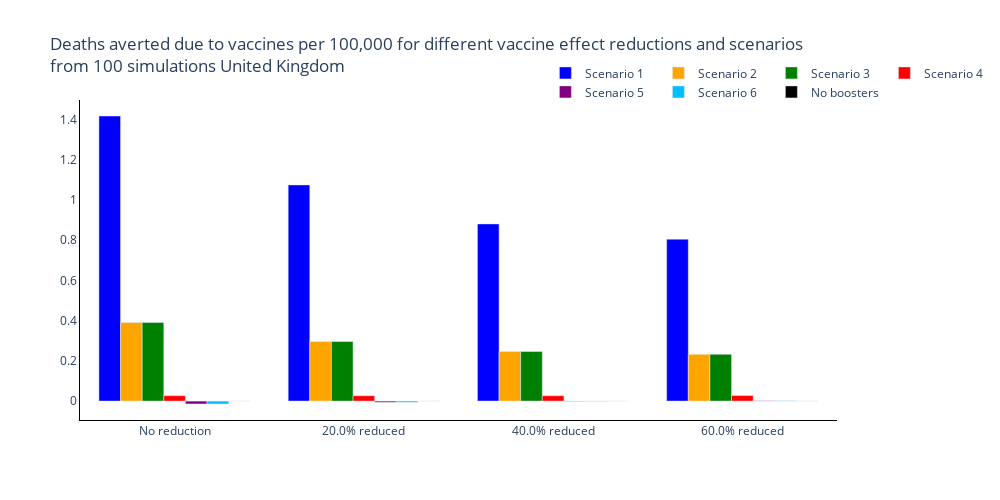
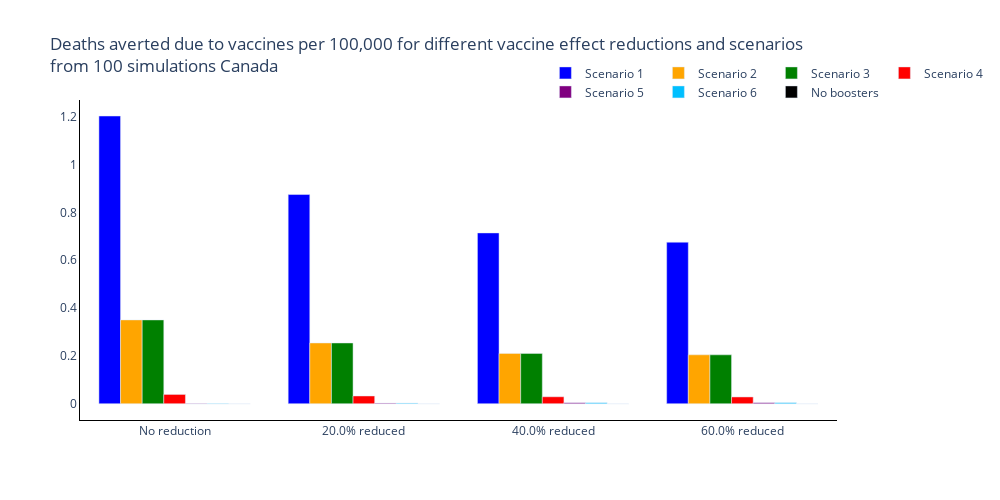
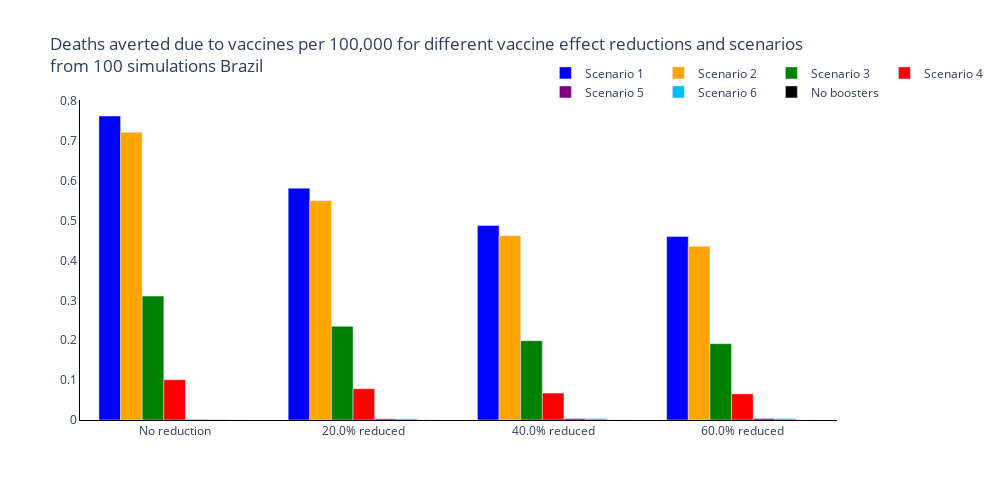
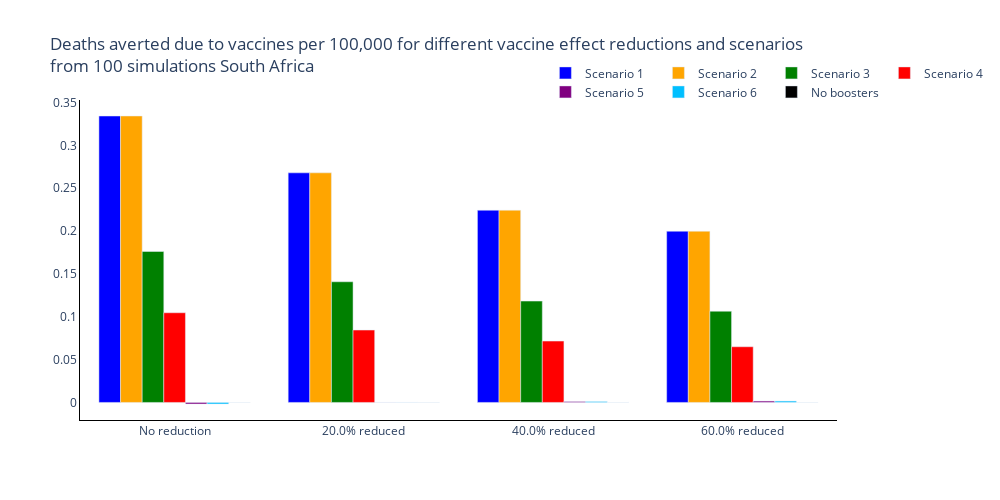

The notebook cell saved with these charts, in order:
### Markdown cell above
### Total New Infections

### Code cell
new_colours = ['blue', 'orange', 'green', 'red', 'purple', 'deepskyblue', 'black']

trace_name = ['Scenario {}'.format(s+1) for s, scenario in enumerate(scenario_names[:-1])] + [scenario_names[-1]]

for r, reg in enumerate(regions):
    fig = go.Figure()
    # Plot for each region
    for s, scenario in enumerate(scenario_names):
        fig.add_trace(
            go.Bar(
                y=[np.sum(total_new_infections_mean[r][cv, ss, s, :]) for cv, change_vacc in enumerate(changes_vaccine) for ss, sero_scen in enumerate(seroprevalance_scenarios)],
                x=['{}<br>{}% reduced'.format(sero_scen, 100 * change_vacc) if change_vacc==0 else 'No reduction<br>{}% reduced'.format(100 * change_vacc) for cv, change_vacc in enumerate(changes_vaccine) for ss, sero_scen in enumerate(seroprevalance_scenarios)],
                name=trace_name[s],
                marker_color=new_colours[s]
            )
        )

    # Add axis labels
    fig.update_layout(
        boxmode='group',
        title='Mean new symptomatic infections per 100,000 for different vaccine effect reductions and scenarios<br>from {} simulations {}'.format(len(regimes), reg),
        width=1000,
        height=500,
        plot_bgcolor='white',
        xaxis=dict(linecolor='black'),
        yaxis=dict(linecolor='black'),
        hovermode='x unified',
        legend=dict(
                orientation="h",
                yanchor="bottom",
                y=0.98,
                xanchor="right",
                x=1.2
            )
        )

    fig.write_image('images/report4_variant_adapted_vaccine/New symptomatic infections per Scenario and Country {}% boosted.pdf'.format(100 * boost_pop_percent))
    fig.show()

### Figure 1 — Plotly figure (JSON) as saved in the notebook; plotly's stock layout.template omitted (floating-point values rounded to 4 significant figures)
{"data": [{"marker": {"color": "blue"}, "name": "Scenario 1", "type": "bar", "x": ["No reduction", "20.0% reduced", "40.0% reduced", "60.0% reduced"], "y": [1.418, 1.075, 0.8811, 0.8052]}, {"marker": {"color": "orange"}, "name": "Scenario 2", "type": "bar", "x": ["No reduction", "20.0% reduced", "40.0% reduced", "60.0% reduced"], "y": [0.3909, 0.2962, 0.2469, 0.2325]}, {"marker": {"color": "green"}, "name": "Scenario 3", "type": "bar", "x": ["No reduction", "20.0% reduced", "40.0% reduced", "60.0% reduced"], "y": [0.3909, 0.2962, 0.2469, 0.2325]}, {"marker": {"color": "red"}, "name": "Scenario 4", "type": "bar", "x": ["No reduction", "20.0% reduced", "40.0% reduced", "60.0% reduced"], "y": [0.02685, 0.02661, 0.02668, 0.02758]}, {"marker": {"color": "purple"}, "name": "Scenario 5", "type": "bar", "x": ["No reduction", "20.0% reduced", "40.0% reduced", "60.0% reduced"], "y": [-0.01445, -0.006118, -0.001273, 0.001468]}, {"marker": {"color": "deepskyblue"}, "name": "Scenario 6", "type": "bar", "x": ["No reduction", "20.0% reduced", "40.0% reduced", "60.0% reduced"], "y": [-0.01445, -0.006118, -0.001273, 0.001468]}, {"marker": {"color": "black"}, "name": "No boosters", "type": "bar", "x": ["No reduction", "20.0% reduced", "40.0% reduced", "60.0% reduced"], "y": [0, 0, 0, 0]}], "layout": {"boxmode": "group", "height": 500, "hovermode": "x unified", "legend": {"orientation": "h", "x": 1.2, "xanchor": "right", "y": 0.98, "yanchor": "bottom"}, "plot_bgcolor": "white", "title": {"text": "Deaths averted due to vaccines per 100,000 for different vaccine effect reductions and scenarios<br>from 100 simulations United Kingdom"}, "width": 1000, "xaxis": {"linecolor": "black"}, "yaxis": {"linecolor": "black"}}}

### Figure 2 — Plotly figure (JSON) as saved in the notebook; plotly's stock layout.template omitted (floating-point values rounded to 4 significant figures)
{"data": [{"marker": {"color": "blue"}, "name": "Scenario 1", "type": "bar", "x": ["No reduction", "20.0% reduced", "40.0% reduced", "60.0% reduced"], "y": [1.203, 0.8746, 0.714, 0.6752]}, {"marker": {"color": "orange"}, "name": "Scenario 2", "type": "bar", "x": ["No reduction", "20.0% reduced", "40.0% reduced", "60.0% reduced"], "y": [0.3504, 0.254, 0.2105, 0.2045]}, {"marker": {"color": "green"}, "name": "Scenario 3", "type": "bar", "x": ["No reduction", "20.0% reduced", "40.0% reduced", "60.0% reduced"], "y": [0.3504, 0.254, 0.2105, 0.2045]}, {"marker": {"color": "red"}, "name": "Scenario 4", "type": "bar", "x": ["No reduction", "20.0% reduced", "40.0% reduced", "60.0% reduced"], "y": [0.03883, 0.03242, 0.02905, 0.02834]}, {"marker": {"color": "purple"}, "name": "Scenario 5", "type": "bar", "x": ["No reduction", "20.0% reduced", "40.0% reduced", "60.0% reduced"], "y": [-0.001131, 0.002612, 0.004109, 0.0043]}, {"marker": {"color": "deepskyblue"}, "name": "Scenario 6", "type": "bar", "x": ["No reduction", "20.0% reduced", "40.0% reduced", "60.0% reduced"], "y": [-0.001131, 0.002612, 0.004109, 0.0043]}, {"marker": {"color": "black"}, "name": "No boosters", "type": "bar", "x": ["No reduction", "20.0% reduced", "40.0% reduced", "60.0% reduced"], "y": [0, 0, 0, 0]}], "layout": {"boxmode": "group", "height": 500, "hovermode": "x unified", "legend": {"orientation": "h", "x": 1.2, "xanchor": "right", "y": 0.98, "yanchor": "bottom"}, "plot_bgcolor": "white", "title": {"text": "Deaths averted due to vaccines per 100,000 for different vaccine effect reductions and scenarios<br>from 100 simulations Canada"}, "width": 1000, "xaxis": {"linecolor": "black"}, "yaxis": {"linecolor": "black"}}}

### Figure 3 — Plotly figure (JSON) as saved in the notebook; plotly's stock layout.template omitted (floating-point values rounded to 4 significant figures)
{"data": [{"marker": {"color": "blue"}, "name": "Scenario 1", "type": "bar", "x": ["No reduction", "20.0% reduced", "40.0% reduced", "60.0% reduced"], "y": [0.7624, 0.5813, 0.488, 0.4599]}, {"marker": {"color": "orange"}, "name": "Scenario 2", "type": "bar", "x": ["No reduction", "20.0% reduced", "40.0% reduced", "60.0% reduced"], "y": [0.7216, 0.55, 0.4619, 0.4357]}, {"marker": {"color": "green"}, "name": "Scenario 3", "type": "bar", "x": ["No reduction", "20.0% reduced", "40.0% reduced", "60.0% reduced"], "y": [0.3107, 0.2349, 0.1989, 0.1915]}, {"marker": {"color": "red"}, "name": "Scenario 4", "type": "bar", "x": ["No reduction", "20.0% reduced", "40.0% reduced", "60.0% reduced"], "y": [0.101, 0.07843, 0.06758, 0.0654]}, {"marker": {"color": "purple"}, "name": "Scenario 5", "type": "bar", "x": ["No reduction", "20.0% reduced", "40.0% reduced", "60.0% reduced"], "y": [0.001018, 0.002889, 0.003625, 0.003752]}, {"marker": {"color": "deepskyblue"}, "name": "Scenario 6", "type": "bar", "x": ["No reduction", "20.0% reduced", "40.0% reduced", "60.0% reduced"], "y": [0.001018, 0.002889, 0.003625, 0.003752]}, {"marker": {"color": "black"}, "name": "No boosters", "type": "bar", "x": ["No reduction", "20.0% reduced", "40.0% reduced", "60.0% reduced"], "y": [0, 0, 0, 0]}], "layout": {"boxmode": "group", "height": 500, "hovermode": "x unified", "legend": {"orientation": "h", "x": 1.2, "xanchor": "right", "y": 0.98, "yanchor": "bottom"}, "plot_bgcolor": "white", "title": {"text": "Deaths averted due to vaccines per 100,000 for different vaccine effect reductions and scenarios<br>from 100 simulations Brazil"}, "width": 1000, "xaxis": {"linecolor": "black"}, "yaxis": {"linecolor": "black"}}}

### Figure 4 — Plotly figure (JSON) as saved in the notebook; plotly's stock layout.template omitted (floating-point values rounded to 4 significant figures)
{"data": [{"marker": {"color": "blue"}, "name": "Scenario 1", "type": "bar", "x": ["No reduction", "20.0% reduced", "40.0% reduced", "60.0% reduced"], "y": [0.3343, 0.268, 0.2243, 0.1998]}, {"marker": {"color": "orange"}, "name": "Scenario 2", "type": "bar", "x": ["No reduction", "20.0% reduced", "40.0% reduced", "60.0% reduced"], "y": [0.3343, 0.268, 0.2243, 0.1998]}, {"marker": {"color": "green"}, "name": "Scenario 3", "type": "bar", "x": ["No reduction", "20.0% reduced", "40.0% reduced", "60.0% reduced"], "y": [0.1762, 0.1408, 0.1183, 0.1065]}, {"marker": {"color": "red"}, "name": "Scenario 4", "type": "bar", "x": ["No reduction", "20.0% reduced", "40.0% reduced", "60.0% reduced"], "y": [0.1047, 0.08446, 0.07161, 0.06499]}, {"marker": {"color": "purple"}, "name": "Scenario 5", "type": "bar", "x": ["No reduction", "20.0% reduced", "40.0% reduced", "60.0% reduced"], "y": [-0.001809, 6.897e-05, 0.0011, 0.001621]}, {"marker": {"color": "deepskyblue"}, "name": "Scenario 6", "type": "bar", "x": ["No reduction", "20.0% reduced", "40.0% reduced", "60.0% reduced"], "y": [-0.001809, 6.897e-05, 0.0011, 0.001621]}, {"marker": {"color": "black"}, "name": "No boosters", "type": "bar", "x": ["No reduction", "20.0% reduced", "40.0% reduced", "60.0% reduced"], "y": [0, 0, 0, 0]}], "layout": {"boxmode": "group", "height": 500, "hovermode": "x unified", "legend": {"orientation": "h", "x": 1.2, "xanchor": "right", "y": 0.98, "yanchor": "bottom"}, "plot_bgcolor": "white", "title": {"text": "Deaths averted due to vaccines per 100,000 for different vaccine effect reductions and scenarios<br>from 100 simulations South Africa"}, "width": 1000, "xaxis": {"linecolor": "black"}, "yaxis": {"linecolor": "black"}}}
